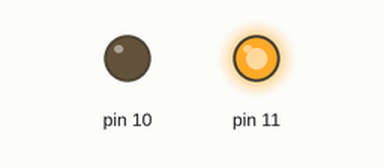
A sketch run on a simulated Arduino Uno, built with avr-gcc and run on an emulated ATmega328P. Shown: output pins drawn as LEDs (lit = HIGH). At 0.0 s the program stops and its outputs stay as they are.

Above: at 0.1 s.
Timing chart, 0 to 1.5 s (numbered marks = the images above):
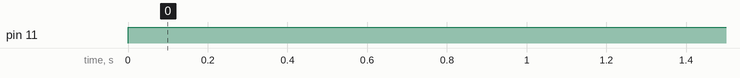

The sketch:

TestingCarUltraSound.ino
```cpp
#include <Car.h>
Car car(10, 11, 2, 3, 6, 7, 13, 255, 8, 4);

void setup() {
  // put your setup code here, to run once:
car.turn(100);
delay(1000);
}

void loop() {
  // put your main code here, to run repeatedly:

}

void onPulse() {

  if ((car.state[0] == false) && (digitalRead(car.interruptPin[0]) == HIGH)){
    car.counter[0] ++;
    car.state[0] = true;
  }
  else if ((car.state[0] == true) && (digitalRead(car.interruptPin[0]) == LOW)){
    car.counter[0] ++;
    car.state[0] = false;
  }
}
```

Measured:
- by itself, pin 11: LOW → HIGH at 0.00 s
